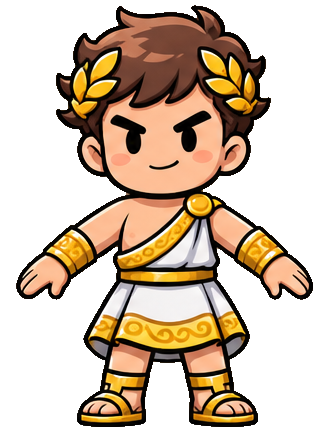
#> input picture tools/chibistudio/assets/source.png, 320 x 433 px, given in place of grass.png, which was not available
$ python topdown_mock64.py
#> lines starting #> are read from the running program, lines starting #| are printed output that depends on the picture; after the words box and inside, x2 and y2 are one past the last pixel; in counts of white or black regions, pixels touching at a corner belong together
# Owner 2026-11-11 "เอาที่เราเจนมาใส่ประกอบฉากด้วย เอาตัวคนที่เป็น PixelLab ย่อใส่ไปดูว่าเหมือนไหม": a Dimraeth-like top-down
# mock at the 64 canvas size (hero ~48 px), built only from what we already have: the action game's ground textures, the PixelLab
# forest props (art/side/forest + map30 tree) and the PixelLab Berserker (art/action/n128, south-east still) shrunk to 64.
# Drawn at 1 art px per game px on an 844x390 view, then x3 for a 3x phone. Day and night (Dimraeth-like glow) versions.
#   python3 tools/art/topdown_mock64.py -> art/side/td64/mock_day.png, mock_night.png
import json, random, os, numpy as np
from PIL import Image, ImageDraw, ImageFilter
OUT = 'art/side/td64/'; os.makedirs(OUT, exist_ok=True); random.seed(4)
VW, VH = 844, 390
def pshrink(im, h, cols=28):
    """shrink pixel art to height h: Lanczos, hard alpha, few colours, a 1-px dark outline"""
    im = im.convert('RGBA'); im = im.crop(im.getbbox()); k = h / im.height
    s = im.resize((max(1, round(im.width * k)), h), Image.LANCZOS); a = np.asarray(s).copy(); m = a[..., 3] > 120
    q = Image.fromarray(a[..., :3]).quantize(cols, method=Image.Quantize.MEDIANCUT, dither=Image.Dither.NONE).convert('RGB')
    o = np.zeros((a.shape[0] + 2, a.shape[1] + 2, 4), np.uint8); o[1:-1, 1:-1, :3] = np.asarray(q); o[1:-1, 1:-1, 3] = m * 255
    al = o[..., 3] > 0; nb = np.zeros_like(al)
    for dy, dx in ((0, 1), (0, -1), (1, 0), (-1, 0)): nb |= np.roll(np.roll(al, dy, 0), dx, 1)
    o[nb & ~al] = (22, 16, 20, 255); return Image.fromarray(o)
# ground: the action game's grass + a dirt path, tiled at half size
g = Image.open('art/action/ground/grass.png').convert('RGBA'); g = g.resize((g.width // 2, g.height // 2), Image.NEAREST)
#> further down, g is the input picture: PIL image 320x433 RGBA; mean R, G, B, A 127.7, 98.8, 69.6, 123.3
#> after `g = g.resize((g.width // 2, g.height // 2), Image.NEAREST)`:
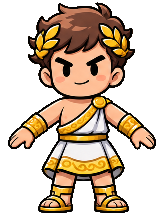
#> g: PIL image 160x216 RGBA; mean R, G, B, A 127.7, 98.8, 69.6, 123.6; transparent parts drawn white
fg = Image.open('art/action/ground/flowergrass.png').convert('RGBA'); fg = fg.resize((fg.width // 2, fg.height // 2), Image.NEAREST)
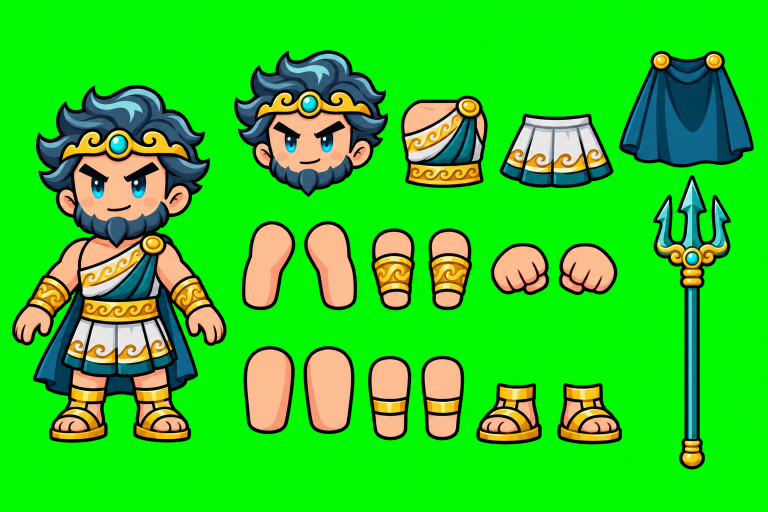
#> input picture tools/rigforge/samples/poseidon_17parts_greenscreen.png, 1536 x 1024 px, given in place of flowergrass.png, which was not available (shown at 1/2 size)
#> after `fg = fg.resize((fg.width // 2, fg.height // 2), Image.NEAREST)`:
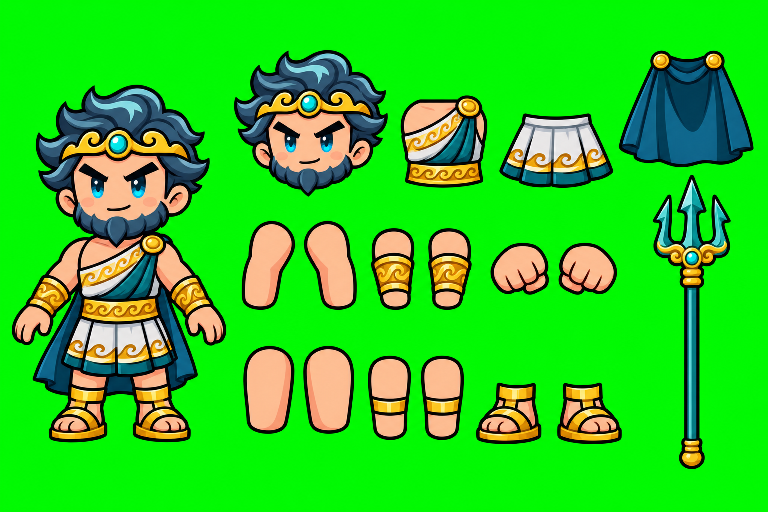
#> fg: PIL image 768x512 RGBA; mean R, G, B, A 43.3, 204.1, 32, 255
dt = Image.open('art/action/ground/dirt.png').convert('RGBA'); dt = dt.resize((dt.width // 2, dt.height // 2), Image.NEAREST)
img = Image.new('RGBA', (VW, VH))
#> img: PIL image 844x390 RGBA; every value is 0
for y in range(0, VH, g.height):
    for x in range(0, VW, g.width): img.alpha_composite(g, (x, y))
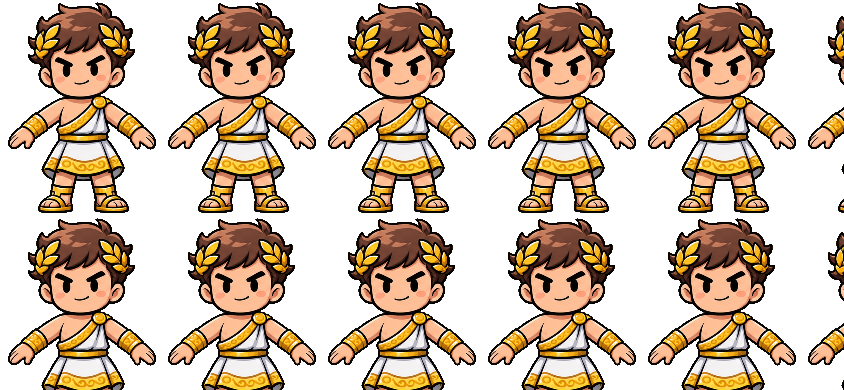
#> img: PIL image 844x390 RGBA; mean R, G, B, A 75.8, 57.2, 38.2, 123.2; transparent parts drawn white
path = Image.new('L', (VW, VH)); pd = ImageDraw.Draw(path)
#> after `path = Image.new('L', (VW, VH))`: path: PIL image 844x390 L; every value is 0
pts = [(-20, 300), (150, 270), (330, 230), (520, 240), (700, 200), (880, 170)]
pd.line(pts, fill=255, width=46, joint='curve'); path = path.filter(ImageFilter.GaussianBlur(3)).point(lambda v: 255 if v > 128 else 0)
#> after `path = path.filter(ImageFilter.GaussianBlur(3)).point(lambda v: 255 if`:
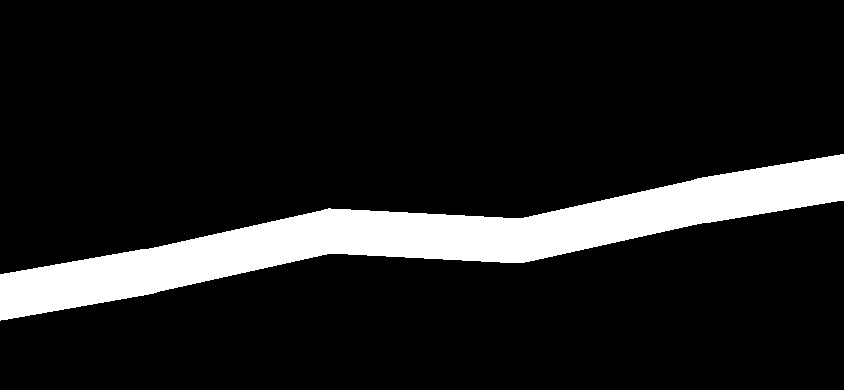
#> path: PIL image 844x390 L; 11.7% white; 1 white region, box (x1, y1, x2, y2) and area: (0, 154, 844, 321) 38586
dl = Image.new('RGBA', (VW, VH))
for y in range(0, VH, dt.height):
    for x in range(0, VW, dt.width): dl.alpha_composite(dt, (x, y))
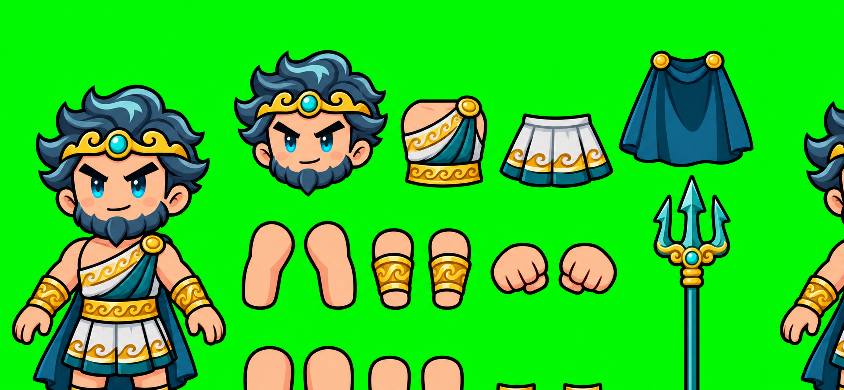
#> dl: PIL image 844x390 RGBA; mean R, G, B, A 44.7, 198.8, 36, 255
img = Image.composite(dl, img, path)
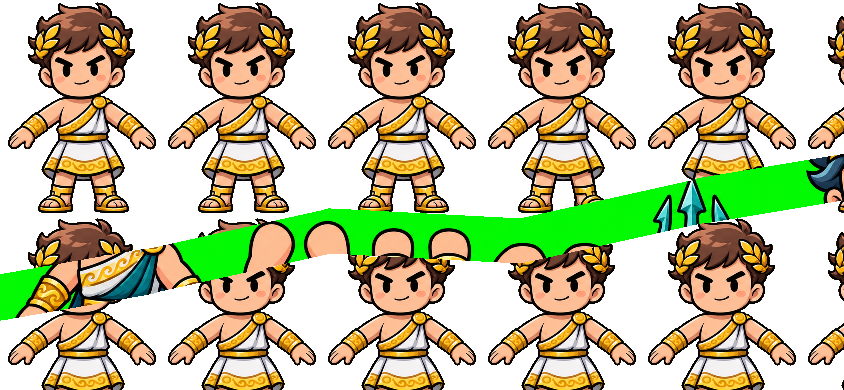
#> img: PIL image 844x390 RGBA; mean R, G, B, A 76.5, 75.7, 40.2, 140.4; transparent parts drawn white
# props (PixelLab), sorted by their foot y
#> (the run stopped early here; a loop or call above may not have finished)
